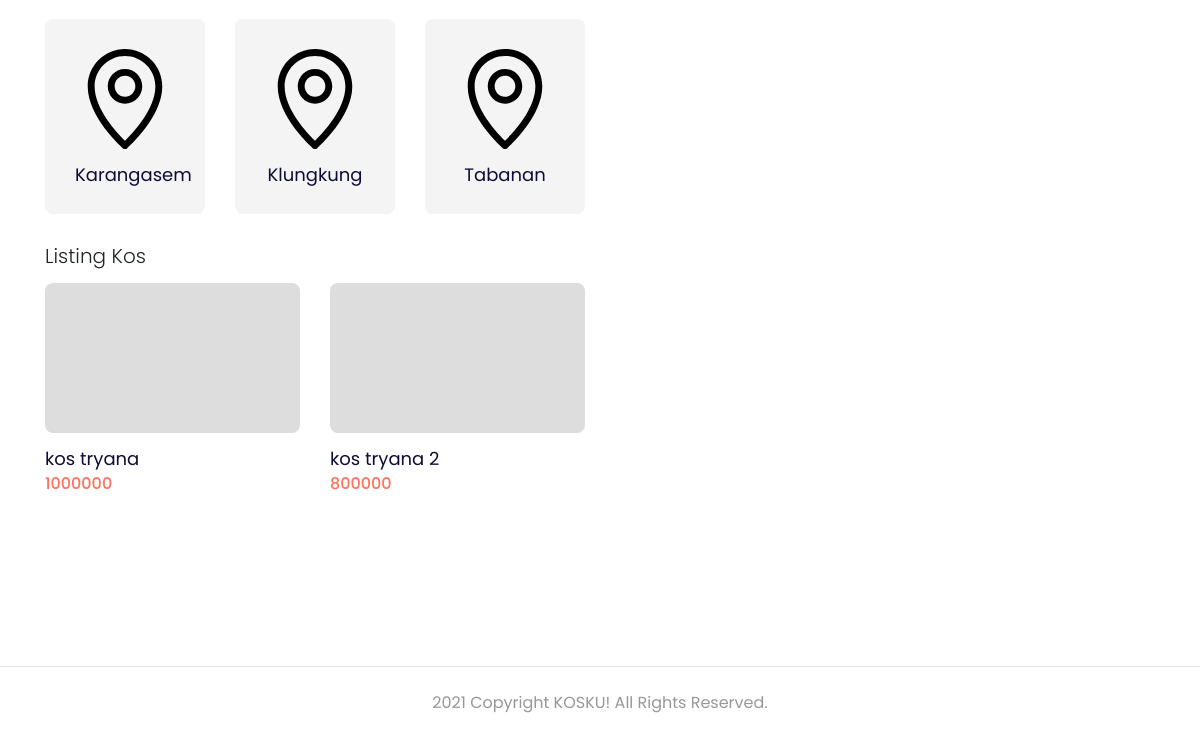
The page / (signed in, lower part) on the database as committed earlier.
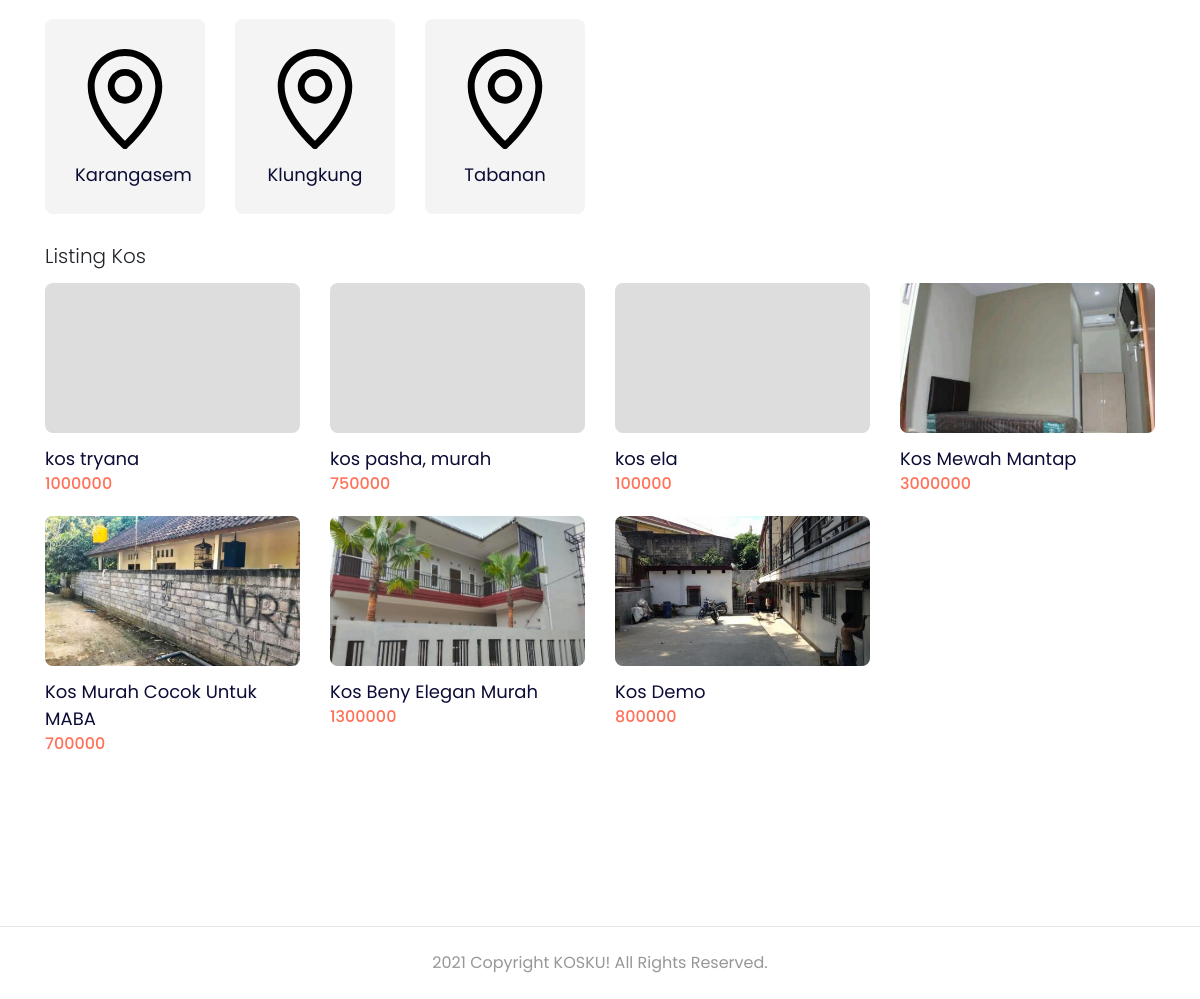
The same page on the database as committed later.
### tables this page shows
CREATE TABLE `location` (
  `id_location` int(11) NOT NULL,
  `location` varchar(10) NOT NULL
);

CREATE TABLE `kos` (
  `id_kos` int(11) NOT NULL,
  `id_pemilik_kos` int(11) NOT NULL,
  `title` varchar(100) NOT NULL,
  `price` int(11) NOT NULL,
  `description` text NOT NULL,
  `id_location` int(11) NOT NULL
);

### functions.php (called while the page is built, shortened)
<?php
    $db = mysqli_connect("localhost", "root", "", "kosku");
    function query($query){
        global $db;
        $result = mysqli_query($db, $query);
        $rows = [];
        while($row = mysqli_fetch_assoc($result)){
            $rows[] = $row;
        }
        return $rows;
    }
?>

### template/_kos-location.php (the view, shortened to what this page needs)
<?php
  if (empty($_GET)){
    $koslocation = query("SELECT * FROM `location`");
  }
  else{
    $id_location = $_GET["id_location"];
    $koslocation = query("SELECT * FROM `location` WHERE `id_location`IN($id_location)");
  }
?>
<section class="store-trend-categories">
        <div class="container">
          <div class="row">
          <?php foreach ($koslocation as $row) : ?>
            <div
              class="col-6 col-md-3 col-lg-2"
              data-aos="fade-up"
              data-aos-delay="100"
            >
              <a class="component-categories d-block" href="location.php?id_location=<?= $row["id_location"]; ?>">
                <div class="categories-image">
                  <img
                    src="images/location.svg"
                    alt="Kos Location"
                    class="w-100"
                  />
                </div>
                <p class="categories-text">
                  <?php echo $row['location'];?>
                </p>
              </a>
            </div>
          <?php endforeach; ?>
          </div>
        </div>
      </section>

### template/_kos-newlist.php (shortened to what this page needs)
<section class="store-new-products">
        <div class="container">
          <div class="row">
            <div class="col-12" data-aos="fade-up">
              <h5>Listing Kos</h5>
            </div>
          </div>
          <div class="row">
          <?php foreach ($kosdata as $rowkos) : ?>
            <div
              class="col-6 col-md-4 col-lg-3"
              data-aos="fade-up"
              data-aos-delay="100"
            >
              <a class="component-products d-block" href="details.php?id_kos=<?= $rowkos["id_kos"]; ?>">
                <div class="products-thumbnail">
                  <div
                    class="products-image"
                    style="
                      background-image: url('images/kos/<?php echo $rowkos['picture'];?>');
                    "
                  ></div>
                </div>
                <div class="products-text">
                  <?php echo $rowkos['title'];?>
                </div>
                <div class="products-price">
                  <?php echo $rowkos['price'];?>
                </div>
              </a>
            </div>
          <?php endforeach; ?>
          </div>
        </div>
      </section>

Rows that differ between the two databases and show on the page:
changed kos: title "kos tryana 2" → "kos pasha, murah"; price "800000" → "750000"
added kos: title "kos ela", price "100000"
added kos: shows a picture, title "Kos Mewah Mantap", price "3000000"
added kos: shows a picture, title "Kos Murah Cocok Untuk MABA", price "700000"
added kos: shows a picture, title "Kos Beny Elegan Murah", price "1300000"
added kos: shows a picture, title "Kos Demo", price "800000"
